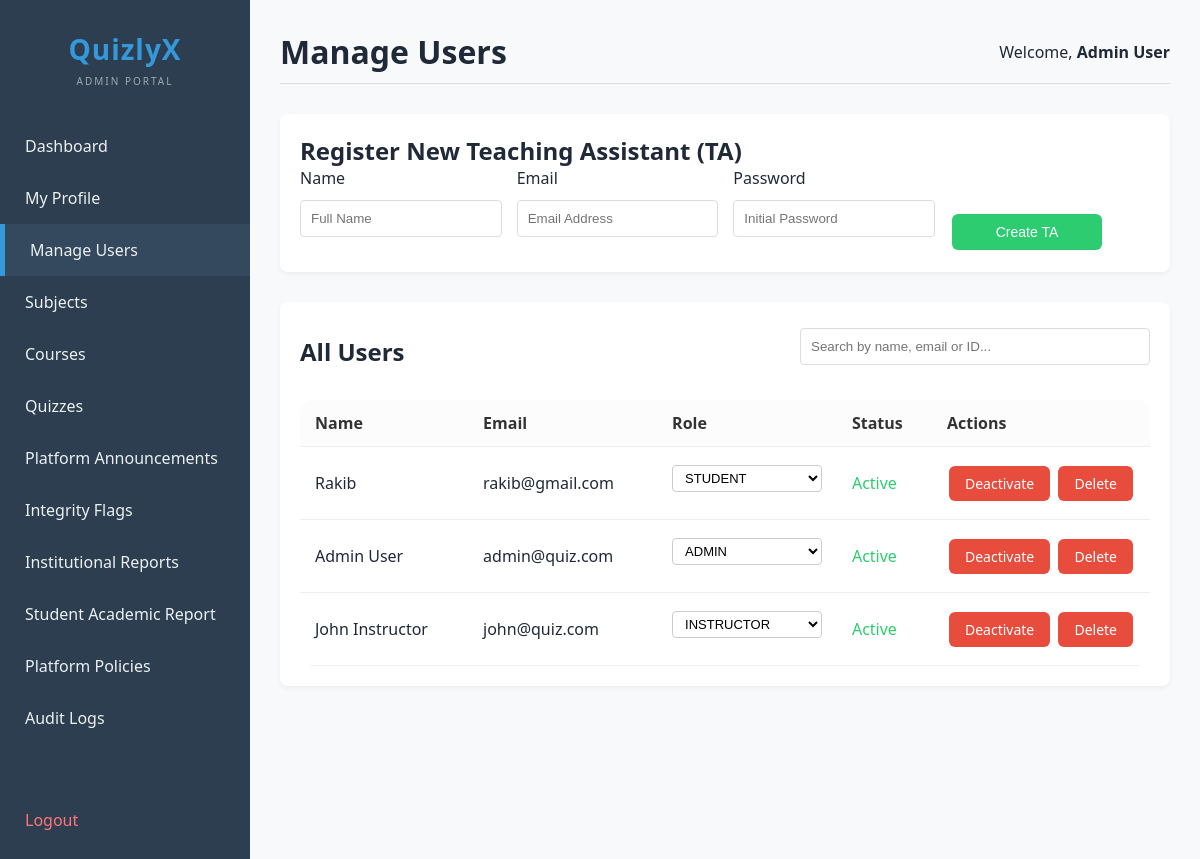
Before: /views/manage_users.php (signed in) with the older database file.
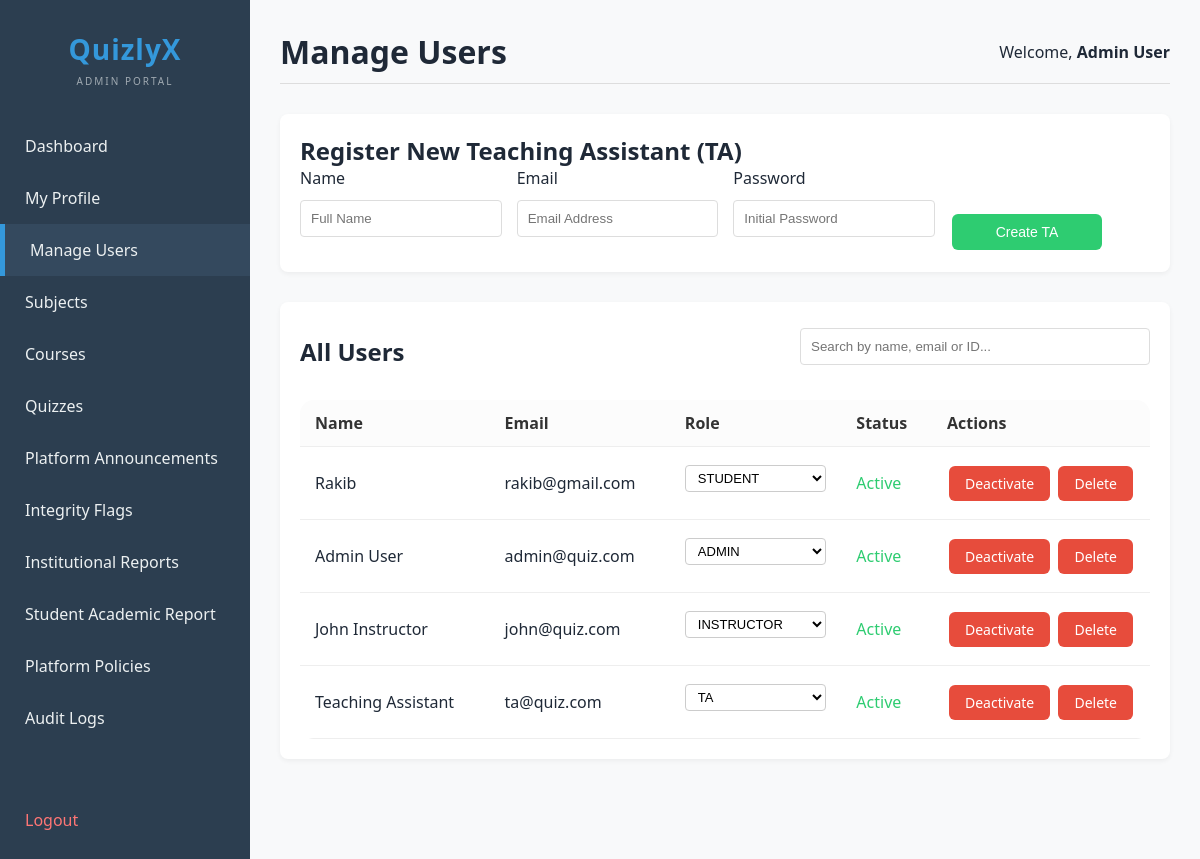
After: the same page with the newer database file.
### tables this page shows
CREATE TABLE users (
  id INT(11) AUTO_INCREMENT PRIMARY KEY,
  name VARCHAR(100),
  email VARCHAR(100) UNIQUE,
  password_hash VARCHAR(255),
  phone VARCHAR(20),
  role VARCHAR(20) DEFAULT 'student',
  profile_pic VARCHAR(255),
  student_id VARCHAR(50),
  program VARCHAR(100),
  department VARCHAR(100),
  bio TEXT,
  is_active TINYINT(1) DEFAULT 0,
  created_at TIMESTAMP DEFAULT CURRENT_TIMESTAMP
);

### config/db.php (called while the page is built, shortened)
<?php
$host = "localhost";
$user = "root";
$password = "";
$database = "online_quiz_platform";
try {
    $conn = new mysqli($host, $user, $password, $database);
    $conn->set_charset("utf8mb4");
} catch (Exception $e) {
    die("Database connection failed: " . $e->getMessage());
}
function db_query($sql, $params = [], $types = "") {
    global $conn;
    $stmt = $conn->prepare($sql);
    $stmt->execute();
    return $stmt;
}
function db_fetch_all($sql, $params = [], $types = "") {
    $stmt = db_query($sql, $params, $types);
    return $stmt->get_result()->fetch_all(MYSQLI_ASSOC);
}
?>

### models/UserModel.php (called while the page is built, shortened)
<?php
require_once __DIR__ . '/../config/db.php';
class UserModel {
    public static function getAll() {
        return db_fetch_all("SELECT * FROM users ORDER BY created_at DESC");
    }
}
?>

### views/manage_users.php (the view, shortened to what this page needs)
<?php
require_once __DIR__ . '/header.php';
require_once __DIR__ . '/../models/UserModel.php';
$users = UserModel::getAll();
?>
<div class="table-container" style="margin-bottom: 30px;">
    <h2>Register New Teaching Assistant (TA)</h2>
    <form action="../controllers/user_controller.php" method="POST" class="flex-form">
        <div>
            <label style="font-weight: 500; margin-bottom: 5px; display: block;">Name</label>
            <input type="text" name="name" class="form-control" required placeholder="Full Name">
        </div>
        <div>
            <label style="font-weight: 500; margin-bottom: 5px; display: block;">Email</label>
            <input type="email" name="email" class="form-control" required placeholder="Email Address">
        </div>
        <div>
            <label style="font-weight: 500; margin-bottom: 5px; display: block;">Password</label>
            <input type="password" name="password" class="form-control" required placeholder="Initial Password">
        </div>
        <div style="flex: 0 0 auto;">
            <button type="submit" class="btn btn-approve" style="width: 150px; padding: 10px;">Create TA</button>
        </div>
    </form>
</div>
<div class="table-container">
    <div style="display: flex; justify-content: space-between; align-items: center; margin-bottom: 20px;">
        <h2>All Users</h2>
        <input type="text" id="userSearchInput" class="form-control" placeholder="Search by name, email or ID..." onkeyup="searchUsers()" style="max-width: 350px;">
    </div>
    <table>
        <thead>
            <tr>
                <th>Name</th>
                <th>Email</th>
                <th>Role</th>
                <th>Status</th>
                <th>Actions</th>
            </tr>
        </thead>
        <tbody id="userTableBody">
            <?php foreach ($users as $user): ?>
            <tr>
                <td><?php echo htmlspecialchars($user['name']); ?></td>
                <td><?php echo htmlspecialchars($user['email']); ?></td>
                <td>
                    <select class="form-control" style="padding: 4px 8px; border-radius: 4px; font-size: 13px; background: white; border: 1px solid #ccc;" onchange="changeUserRole(<?php echo $user['id']; ?>, this.value)">
                        <option value="student" <?php echo $user['role'] == 'student' ? 'selected' : ''; ?>>STUDENT</option>
                        <option value="instructor" <?php echo $user['role'] == 'instructor' ? 'selected' : ''; ?>>INSTRUCTOR</option>
                        <option value="ta" <?php echo $user['role'] == 'ta' ? 'selected' : ''; ?>>TA</option>
                        <option value="admin" <?php echo $user['role'] == 'admin' ? 'selected' : ''; ?>>ADMIN</option>
                    </select>
                </td>
                <td>
                    <?php if ($user['is_active']): ?>
                        <span style="color: var(--success);">Active</span>
                    <?php else: ?>
                        <span style="color: var(--danger);">Inactive</span>
                    <?php endif; ?>
                </td>
                <td class="actions-cell">
                    <a href="../controllers/user_controller.php?action=toggle_status&id=<?php echo $user['id']; ?>" class="btn <?php echo $user['is_active'] ? 'btn-delete' : 'btn-approve'; ?>">
                        <?php echo $user['is_active'] ? 'Deactivate' : 'Activate'; ?>
                    </a>
                    <a href="../controllers/user_controller.php?action=delete&id=<?php echo $user['id']; ?>" class="btn btn-delete" onclick="return confirm('Are you sure?')">Delete</a>
                </td>
            </tr>
            <?php endforeach; ?>
        </tbody>
    </table>
</div>
</body>
</html>

Changed rows visible on the page:
added users: name "Teaching Assistant", email "ta@quiz.com", role+id "TA", is_active "Active"
